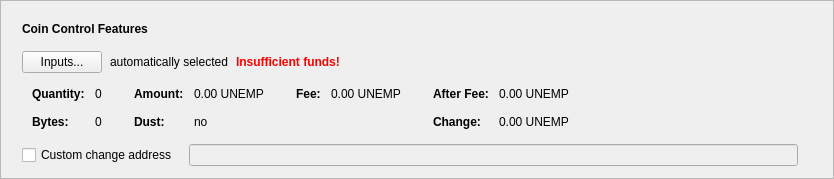
      <widget class="QFrame" name="frameCoinControl">
       <property name="sizePolicy">
        <sizepolicy hsizetype="Expanding" vsizetype="Fixed">
         <horstretch>0</horstretch>
         <verstretch>0</verstretch>
        </sizepolicy>
       </property>
       <property name="frameShape">
        <enum>QFrame::StyledPanel</enum>
       </property>
       <property name="frameShadow">
        <enum>QFrame::Raised</enum>
       </property>
       <layout class="QVBoxLayout" name="verticalLayout_2">
        <item>
         <layout class="QVBoxLayout" name="verticalLayoutCoinControl" stretch="0,0,0,0,0">
          <property name="spacing">
           <number>0</number>
          </property>
          <property name="sizeConstraint">
           <enum>QLayout::SetDefaultConstraint</enum>
          </property>
          <property name="leftMargin">
           <number>10</number>
          </property>
          <property name="topMargin">
           <number>10</number>
          </property>
          <item>
           <layout class="QHBoxLayout" name="horizontalLayoutCoinControl1">
            <property name="bottomMargin">
             <number>15</number>
            </property>
            <item>
             <widget class="QLabel" name="labelCoinControlFeatures">
              <property name="sizePolicy">
               <sizepolicy hsizetype="Preferred" vsizetype="Maximum">
                <horstretch>0</horstretch>
                <verstretch>0</verstretch>
               </sizepolicy>
              </property>
              <property name="font">
               <font>
                <weight>75</weight>
                <bold>true</bold>
               </font>
              </property>
              <property name="styleSheet">
               <string notr="true">font-weight:bold;</string>
              </property>
              <property name="text">
               <string>Coin Control Features</string>
              </property>
             </widget>
            </item>
           </layout>
          </item>
          <item>
           <layout class="QHBoxLayout" name="horizontalLayoutCoinControl2" stretch="0,0,0,0">
            <property name="spacing">
             <number>8</number>
            </property>
            <property name="bottomMargin">
             <number>10</number>
            </property>
            <item>
             <widget class="QPushButton" name="pushButtonCoinControl">
              <property name="styleSheet">
               <string notr="true"/>
              </property>
              <property name="text">
               <string>Inputs...</string>
              </property>
              <property name="autoDefault">
               <bool>false</bool>
              </property>
             </widget>
            </item>
            <item>
             <widget class="QLabel" name="labelCoinControlAutomaticallySelected">
              <property name="text">
               <string>automatically selected</string>
              </property>
              <property name="margin">
               <number>5</number>
              </property>
             </widget>
            </item>
            <item>
             <widget class="QLabel" name="labelCoinControlInsuffFunds">
              <property name="font">
               <font>
                <weight>75</weight>
                <bold>true</bold>
               </font>
              </property>
              <property name="styleSheet">
               <string notr="true">color:red;font-weight:bold;</string>
              </property>
              <property name="text">
               <string>Insufficient funds!</string>
              </property>
              <property name="margin">
               <number>5</number>
              </property>
             </widget>
            </item>
            <item>
             <spacer name="horizontalSpacerCoinControl">
              <property name="orientation">
               <enum>Qt::Horizontal</enum>
              </property>
              <property name="sizeHint" stdset="0">
               <size>
                <width>40</width>
                <height>1</height>
               </size>
              </property>
             </spacer>
            </item>
           </layout>
          </item>
          <item>
           <widget class="QWidget" name="widgetCoinControl" native="true">
            <property name="sizePolicy">
             <sizepolicy hsizetype="Preferred" vsizetype="Preferred">
              <horstretch>0</horstretch>
              <verstretch>0</verstretch>
             </sizepolicy>
            </property>
            <property name="minimumSize">
             <size>
              <width>0</width>
              <height>0</height>
             </size>
            </property>
            <property name="styleSheet">
             <string notr="true"/>
            </property>
            <layout class="QHBoxLayout" name="horizontalLayoutCoinControl5">
             <property name="leftMargin">
              <number>0</number>
             </property>
             <property name="topMargin">
              <number>0</number>
             </property>
             <property name="rightMargin">
              <number>0</number>
             </property>
             <property name="bottomMargin">
              <number>0</number>
             </property>
             <item>
              <layout class="QHBoxLayout" name="horizontalLayoutCoinControl3" stretch="0,0,0,1">
               <property name="spacing">
                <number>20</number>
               </property>
               <property name="topMargin">
                <number>0</number>
               </property>
               <property name="bottomMargin">
                <number>10</number>
               </property>
               <item>
                <layout class="QFormLayout" name="formLayoutCoinControl1">
                 <property name="horizontalSpacing">
                  <number>10</number>
                 </property>
                 <property name="verticalSpacing">
                  <number>14</number>
                 </property>
                 <property name="leftMargin">
                  <number>10</number>
                 </property>
                 <property name="topMargin">
                  <number>4</number>
                 </property>
                 <property name="rightMargin">
                  <number>6</number>
                 </property>
                 <item row="0" column="0">
                  <widget class="QLabel" name="labelCoinControlQuantityText">
                   <property name="font">
                    <font>
                     <weight>75</weight>
                     <bold>true</bold>
                    </font>
                   </property>
                   <property name="text">
                    <string>Quantity:</string>
                   </property>
                   <property name="margin">
                    <number>0</number>
                   </property>
                  </widget>
                 </item>
                 <item row="0" column="1">
                  <widget class="QLabel" name="labelCoinControlQuantity">
                   <property name="cursor">
                    <cursorShape>IBeamCursor</cursorShape>
                   </property>
                   <property name="contextMenuPolicy">
                    <enum>Qt::ActionsContextMenu</enum>
                   </property>
                   <property name="text">
                    <string notr="true">0</string>
                   </property>
                   <property name="margin">
                    <number>0</number>
                   </property>
                   <property name="textInteractionFlags">
                    <set>Qt::LinksAccessibleByMouse|Qt::TextSelectableByKeyboard|Qt::TextSelectableByMouse</set>
                   </property>
                  </widget>
                 </item>
                 <item row="1" column="0">
                  <widget class="QLabel" name="labelCoinControlBytesText">
                   <property name="font">
                    <font>
                     <weight>75</weight>
                     <bold>true</bold>
                    </font>
                   </property>
                   <property name="text">
                    <string>Bytes:</string>
                   </property>
                  </widget>
                 </item>
                 <item row="1" column="1">
                  <widget class="QLabel" name="labelCoinControlBytes">
                   <property name="cursor">
                    <cursorShape>IBeamCursor</cursorShape>
                   </property>
                   <property name="contextMenuPolicy">
                    <enum>Qt::ActionsContextMenu</enum>
                   </property>
                   <property name="text">
                    <string notr="true">0</string>
                   </property>
                   <property name="textInteractionFlags">
                    <set>Qt::LinksAccessibleByMouse|Qt::TextSelectableByKeyboard|Qt::TextSelectableByMouse</set>
                   </property>
                  </widget>
                 </item>
                </layout>
               </item>
               <item>
                <layout class="QFormLayout" name="formLayoutCoinControl2">
                 <property name="horizontalSpacing">
                  <number>10</number>
                 </property>
                 <property name="verticalSpacing">
                  <number>14</number>
                 </property>
                 <property name="leftMargin">
                  <number>6</number>
                 </property>
                 <property name="topMargin">
                  <number>4</number>
                 </property>
                 <property name="rightMargin">
                  <number>6</number>
                 </property>
                 <item row="0" column="0">
                  <widget class="QLabel" name="labelCoinControlAmountText">
                   <property name="font">
                    <font>
                     <weight>75</weight>
                     <bold>true</bold>
                    </font>
                   </property>
                   <property name="text">
                    <string>Amount:</string>
                   </property>
                   <property name="margin">
                    <number>0</number>
                   </property>
                  </widget>
                 </item>
                 <item row="0" column="1">
                  <widget class="QLabel" name="labelCoinControlAmount">
                   <property name="cursor">
                    <cursorShape>IBeamCursor</cursorShape>
                   </property>
                   <property name="contextMenuPolicy">
                    <enum>Qt::ActionsContextMenu</enum>
                   </property>
                   <property name="text">
                    <string notr="true">0.00 UNEMP</string>
                   </property>
                   <property name="textInteractionFlags">
                    <set>Qt::LinksAccessibleByMouse|Qt::TextSelectableByKeyboard|Qt::TextSelectableByMouse</set>
                   </property>
                  </widget>
                 </item>
                 <item row="1" column="0">
                  <widget class="QLabel" name="labelCoinControlLowOutputText">
                   <property name="font">
                    <font>
                     <weight>75</weight>
                     <bold>true</bold>
                    </font>
                   </property>
                   <property name="text">
                    <string>Dust:</string>
                   </property>
                  </widget>
                 </item>
                 <item row="1" column="1">
                  <widget class="QLabel" name="labelCoinControlLowOutput">
                   <property name="cursor">
                    <cursorShape>IBeamCursor</cursorShape>
                   </property>
                   <property name="contextMenuPolicy">
                    <enum>Qt::ActionsContextMenu</enum>
                   </property>
                   <property name="text">
                    <string notr="true">no</string>
                   </property>
                   <property name="textInteractionFlags">
                    <set>Qt::LinksAccessibleByMouse|Qt::TextSelectableByKeyboard|Qt::TextSelectableByMouse</set>
                   </property>
                  </widget>
                 </item>
                </layout>
               </item>
               <item>
                <layout class="QFormLayout" name="formLayoutCoinControl3">
                 <property name="horizontalSpacing">
                  <number>10</number>
                 </property>
                 <property name="verticalSpacing">
                  <number>14</number>
                 </property>
                 <property name="leftMargin">
                  <number>6</number>
                 </property>
                 <property name="topMargin">
                  <number>4</number>
                 </property>
                 <property name="rightMargin">
                  <number>6</number>
                 </property>
                 <item row="0" column="0">
                  <widget class="QLabel" name="labelCoinControlFeeText">
                   <property name="font">
                    <font>
                     <weight>75</weight>
                     <bold>true</bold>
                    </font>
                   </property>
                   <property name="text">
                    <string>Fee:</string>
                   </property>
                   <property name="margin">
                    <number>0</number>
                   </property>
                  </widget>
                 </item>
                 <item row="0" column="1">
                  <widget class="QLabel" name="labelCoinControlFee">
                   <property name="cursor">
                    <cursorShape>IBeamCursor</cursorShape>
                   </property>
                   <property name="contextMenuPolicy">
                    <enum>Qt::ActionsContextMenu</enum>
                   </property>
                   <property name="text">
                    <string notr="true">0.00 UNEMP</string>
                   </property>
                   <property name="textInteractionFlags">
                    <set>Qt::LinksAccessibleByMouse|Qt::TextSelectableByKeyboard|Qt::TextSelectableByMouse</set>
                   </property>
                  </widget>
                 </item>
                </layout>
               </item>
               <item>
                <layout class="QFormLayout" name="formLayoutCoinControl4">
                 <property name="horizontalSpacing">
                  <number>10</number>
                 </property>
                 <property name="verticalSpacing">
                  <number>14</number>
                 </property>
                 <property name="leftMargin">
                  <number>6</number>
                 </property>
                 <property name="topMargin">
                  <number>4</number>
                 </property>
                 <property name="rightMargin">
                  <number>6</number>
                 </property>
                 <item row="0" column="0">
                  <widget class="QLabel" name="labelCoinControlAfterFeeText">
                   <property name="font">
                    <font>
                     <weight>75</weight>
                     <bold>true</bold>
                    </font>
                   </property>
                   <property name="text">
                    <string>After Fee:</string>
                   </property>
                   <property name="margin">
                    <number>0</number>
                   </property>
                  </widget>
                 </item>
                 <item row="0" column="1">
                  <widget class="QLabel" name="labelCoinControlAfterFee">
                   <property name="cursor">
                    <cursorShape>IBeamCursor</cursorShape>
                   </property>
                   <property name="contextMenuPolicy">
                    <enum>Qt::ActionsContextMenu</enum>
                   </property>
                   <property name="text">
                    <string notr="true">0.00 UNEMP</string>
                   </property>
                   <property name="textInteractionFlags">
                    <set>Qt::LinksAccessibleByMouse|Qt::TextSelectableByKeyboard|Qt::TextSelectableByMouse</set>
                   </property>
                  </widget>
                 </item>
                 <item row="1" column="0">
                  <widget class="QLabel" name="labelCoinControlChangeText">
                   <property name="font">
                    <font>
                     <weight>75</weight>
                     <bold>true</bold>
                    </font>
                   </property>
                   <property name="text">
                    <string>Change:</string>
                   </property>
                  </widget>
                 </item>
                 <item row="1" column="1">
                  <widget class="QLabel" name="labelCoinControlChange">
                   <property name="cursor">
                    <cursorShape>IBeamCursor</cursorShape>
                   </property>
                   <property name="contextMenuPolicy">
                    <enum>Qt::ActionsContextMenu</enum>
                   </property>
                   <property name="text">
                    <string notr="true">0.00 UNEMP</string>
                   </property>
                   <property name="textInteractionFlags">
                    <set>Qt::LinksAccessibleByMouse|Qt::TextSelectableByKeyboard|Qt::TextSelectableByMouse</set>
                   </property>
                  </widget>
                 </item>
                </layout>
               </item>
              </layout>
             </item>
            </layout>
           </widget>
          </item>
          <item>
           <layout class="QHBoxLayout" name="horizontalLayoutCoinControl4" stretch="0,0,0">
            <property name="spacing">
             <number>12</number>
            </property>
            <property name="sizeConstraint">
             <enum>QLayout::SetDefaultConstraint</enum>
            </property>
            <property name="topMargin">
             <number>5</number>
            </property>
            <property name="rightMargin">
             <number>5</number>
            </property>
            <item>
             <widget class="QCheckBox" name="checkBoxCoinControlChange">
              <property name="toolTip">
               <string>If this is activated, but the change address is empty or invalid, change will be sent to a newly generated address.</string>
              </property>
              <property name="text">
               <string>Custom change address</string>
              </property>
             </widget>
            </item>
            <item>
             <widget class="QValidatedLineEdit" name="lineEditCoinControlChange">
              <property name="enabled">
               <bool>false</bool>
              </property>
              <property name="sizePolicy">
               <sizepolicy hsizetype="Expanding" vsizetype="Fixed">
                <horstretch>0</horstretch>
                <verstretch>0</verstretch>
               </sizepolicy>
              </property>
             </widget>
            </item>
            <item>
             <widget class="QLabel" name="labelCoinControlChangeLabel">
              <property name="sizePolicy">
               <sizepolicy hsizetype="Preferred" vsizetype="Expanding">
                <horstretch>0</horstretch>
                <verstretch>0</verstretch>
               </sizepolicy>
              </property>
              <property name="minimumSize">
               <size>
                <width>0</width>
                <height>0</height>
               </size>
              </property>
              <property name="text">
               <string/>
              </property>
              <property name="margin">
               <number>3</number>
              </property>
             </widget>
            </item>
           </layout>
          </item>
          <item>
           <spacer name="verticalSpacerCoinControl">
            <property name="orientation">
             <enum>Qt::Vertical</enum>
            </property>
            <property name="sizeType">
             <enum>QSizePolicy::Expanding</enum>
            </property>
            <property name="sizeHint" stdset="0">
             <size>
              <width>800</width>
              <height>1</height>
             </size>
            </property>
           </spacer>
          </item>
         </layout>
        </item>
       </layout>
      </widget>
